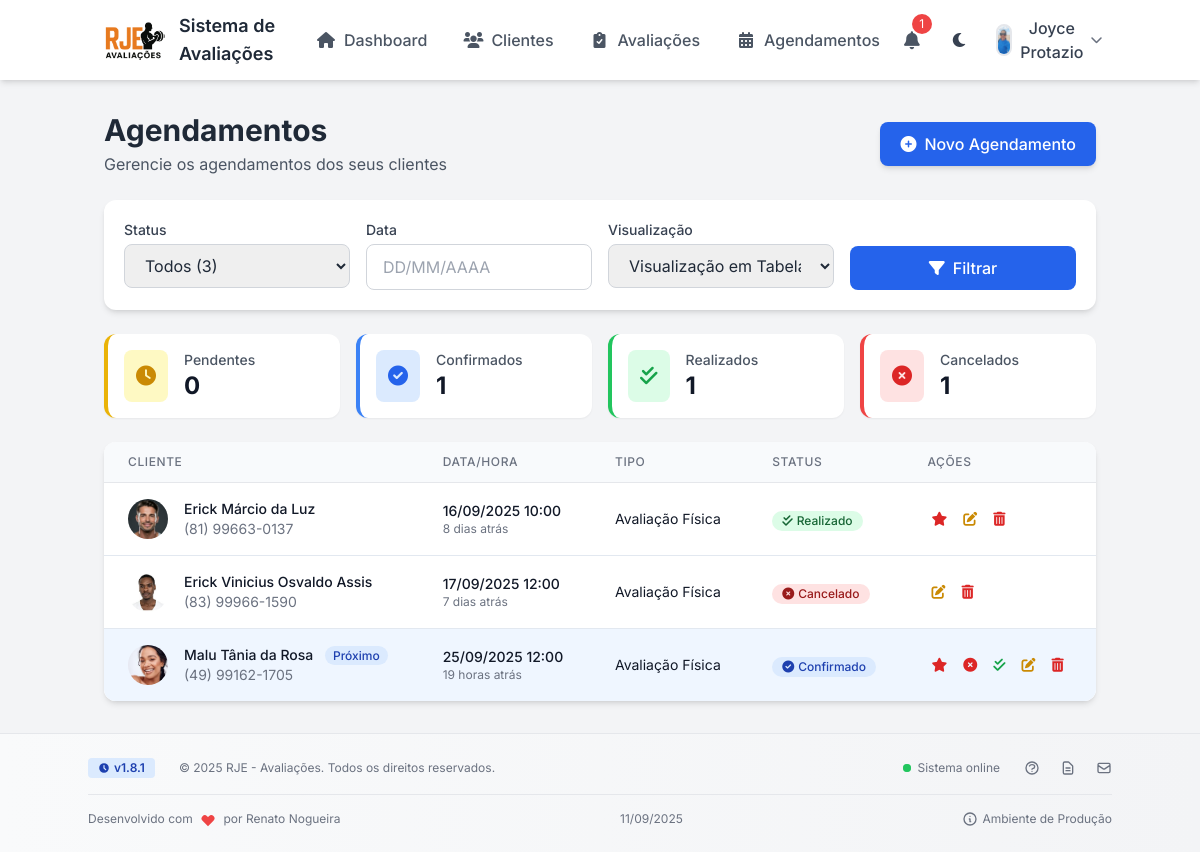
The app's page /pages/agendamentos/listar.php (signed in) with its own data.
### tables this page shows
CREATE TABLE usuarios (
                id INTEGER PRIMARY KEY AUTOINCREMENT,
                username TEXT UNIQUE NOT NULL,
                password TEXT NOT NULL,
                nome TEXT NOT NULL,
                email TEXT UNIQUE NOT NULL,
                created_at TIMESTAMP DEFAULT CURRENT_TIMESTAMP
            , telefone TEXT, especialidade TEXT, config_horario_abertura TEXT DEFAULT '08:00', config_horario_fechamento TEXT DEFAULT '18:00', config_duracao_padrao INTEGER DEFAULT 60, config_dias_trabalho TEXT DEFAULT '1,2,3,4,5', foto TEXT);

CREATE TABLE agendamentos (
                id INTEGER PRIMARY KEY AUTOINCREMENT,
                cliente_id INTEGER NOT NULL,
                data_agendamento DATETIME NOT NULL,
                tipo TEXT NOT NULL,
                status TEXT DEFAULT 'pendente',
                observacoes TEXT,
                created_at TIMESTAMP DEFAULT CURRENT_TIMESTAMP,
                usuario_id INTEGER,
                FOREIGN KEY (cliente_id) REFERENCES clientes(id),
                FOREIGN KEY (usuario_id) REFERENCES usuarios(id)
            );

CREATE TABLE clientes (
                id INTEGER PRIMARY KEY AUTOINCREMENT,
                nome TEXT NOT NULL,
                email TEXT,
                telefone TEXT,
                data_nascimento DATE,
                sexo TEXT,
                altura REAL,
                observacoes TEXT,
                foto TEXT,
                created_at TIMESTAMP DEFAULT CURRENT_TIMESTAMP,
                usuario_id INTEGER, codigo_acesso TEXT,
                FOREIGN KEY (usuario_id) REFERENCES usuarios(id)
            );

### pages/agendamentos/listar.php (the view, shortened to what the rows shown need)
<?php
require_once '../../includes/db.php';
function tempoDecorrido($data)
{
    $agora = new DateTime();
    $dataPassada = new DateTime($data);
    $diferenca = $agora->diff($dataPassada);
    if ($diferenca->y > 0) {
        return $diferenca->y . ' ano' . ($diferenca->y > 1 ? 's' : '') . ' atrás';
    } elseif ($diferenca->m > 0) {
        return $diferenca->m . ' mes' . ($diferenca->m > 1 ? 'es' : '') . ' atrás';
    } elseif ($diferenca->d > 0) {
        return $diferenca->d . ' dia' . ($diferenca->d > 1 ? 's' : '') . ' atrás';
    } elseif ($diferenca->h > 0) {
        return $diferenca->h . ' hora' . ($diferenca->h > 1 ? 's' : '') . ' atrás';
    } elseif ($diferenca->i > 0) {
        return $diferenca->i . ' minuto' . ($diferenca->i > 1 ? 's' : '') . ' atrás';
    } else {
        return 'Agora mesmo';
    }
}
function formatarDataHoraBR($dataHora)
{
    $data = new DateTime($dataHora);
    return $data->format('d/m/Y H:i');
}
$visualizacao = $_GET['view'] ?? 'tabela';
$query = "
    SELECT ag.*, c.nome as cliente_nome, c.telefone as cliente_telefone, c.foto as cliente_foto
    FROM agendamentos ag
    JOIN clientes c ON ag.cliente_id = c.id
    WHERE ag.usuario_id = :usuario_id
";
$params = [':usuario_id' => getCurrentUserId()];
$query .= " ORDER BY ag.data_agendamento ASC";
$stmt = $db->prepare($query);
foreach ($params as $key => $value) {
    $stmt->bindValue($key, $value);
}
$result = $stmt->execute();
$agendamentos = [];
while ($row = $result->fetchArray(SQLITE3_ASSOC)) {
    $agendamentos[] = $row;
}
?>
<?php include '../../includes/header.php'; ?>
<div class="container mx-auto px-4 py-8">
    <div class="flex flex-col md:flex-row md:justify-between md:items-center mb-6">
        <div>
            <h1 class="text-3xl font-bold text-gray-800 dark:text-white">Agendamentos</h1>
        </div>
    </div>
    <?php if (empty($agendamentos)): ?>
    <div class="bg-white dark:bg-gray-800 rounded-xl shadow-md p-8 text-center">
        <div class="mx-auto w-24 h-24 bg-gray-100 dark:bg-gray-700 rounded-full flex items-center justify-center mb-4">
            <i class="fas fa-calendar-day text-gray-400 text-3xl"></i>
        </div>
        <h3 class="text-lg font-medium text-gray-900 dark:text-white mb-2">Nenhum agendamento encontrado</h3>
        <p class="text-gray-500 dark:text-gray-400 mb-4">Tente ajustar os filtros ou criar um novo agendamento.</p>
        <a href="criar.php"
            class="inline-flex items-center text-blue-600 dark:text-blue-400 hover:text-blue-800 dark:hover:text-blue-300 font-medium">
            <i class="fas fa-plus-circle mr-2"></i> Criar primeiro agendamento
        </a>
    </div>
    <?php else: ?>
    <?php if ($visualizacao === 'tabela'): ?>
    <div class="bg-white dark:bg-gray-800 rounded-xl shadow-md overflow-hidden">
        <div class="overflow-x-auto">
            <table class="min-w-full divide-y divide-gray-200 dark:divide-gray-700">
                <thead class="bg-gray-50 dark:bg-gray-700">
                    <tr>
                        <th
                            class="px-6 py-3 text-left text-xs font-medium text-gray-500 dark:text-gray-300 uppercase tracking-wider">
                            Cliente
                        </th>
                        <th
                            class="px-6 py-3 text-left text-xs font-medium text-gray-500 dark:text-gray-300 uppercase tracking-wider">
                            Data/Hora
                        </th>
                        <th
                            class="px-6 py-3 text-left text-xs font-medium text-gray-500 dark:text-gray-300 uppercase tracking-wider">
                            Tipo
                        </th>
                        <th
                            class="px-6 py-3 text-left text-xs font-medium text-gray-500 dark:text-gray-300 uppercase tracking-wider">
                            Status
                        </th>
                        <th
                            class="px-6 py-3 text-left text-xs font-medium text-gray-500 dark:text-gray-300 uppercase tracking-wider">
                            Ações
                        </th>
                    </tr>
                </thead>
                <tbody class="bg-white dark:bg-gray-800 divide-y divide-gray-200 dark:divide-gray-700">
                    <?php foreach ($agendamentos as $agendamento):
                                $dataAgendamento = new DateTime($agendamento['data_agendamento']);
                                $agora = new DateTime();
                                $diferenca = $agora->diff($dataAgendamento);
                                $horasRestantes = $diferenca->h + ($diferenca->days * 24);
                                $proximo = ($horasRestantes <= 24 && $horasRestantes > 0 && $agendamento['status'] === 'confirmado');
                            ?>
                    <tr class="<?= $proximo ? 'bg-blue-50 dark:bg-blue-900' : '' ?>">
                        <td class="px-6 py-4 whitespace-nowrap">
                            <div class="flex items-center">
                                <?php if ($agendamento['cliente_foto']): ?>
                                <div class="flex-shrink-0 h-10 w-10">
                                    <img class="h-10 w-10 rounded-full object-cover"
                                        src="../../<?= htmlspecialchars($agendamento['cliente_foto']) ?>"
                                        alt="<?= htmlspecialchars($agendamento['cliente_nome']) ?>">
                                </div>
                                <?php endif; ?>
                                <div class="ml-4">
                                    <div class="text-sm font-medium text-gray-900 dark:text-white">
                                        <?= htmlspecialchars($agendamento['cliente_nome']) ?>
                                        <?php if ($proximo): ?>
                                        <span
                                            class="ml-2 bg-blue-100 dark:bg-blue-800 text-blue-800 dark:text-blue-100 text-xs font-medium px-2 py-0.5 rounded-full">Próximo</span>
                                        <?php endif; ?>
                                    </div>
                                    <div class="text-sm text-gray-500 dark:text-gray-400">
                                        <?= htmlspecialchars($agendamento['cliente_telefone']) ?>
                                    </div>
                                </div>
                            </div>
                        </td>
                        <td class="px-6 py-4 whitespace-nowrap">
                            <div class="text-sm font-medium text-gray-900 dark:text-white">
                                <?= formatarDataHoraBR($agendamento['data_agendamento']) ?>
                            </div>
                            <div class="text-xs text-gray-500 dark:text-white">
                                <?= tempoDecorrido($agendamento['data_agendamento']) ?>
                            </div>
                        </td>
                        <td class="px-6 py-4 whitespace-nowrap">
                            <div class="text-sm text-gray-900 dark:text-white">
                                <?= htmlspecialchars($agendamento['tipo']) ?></div>
                        </td>
                        <td class="px-6 py-4 whitespace-nowrap">
                            <?php
                                        $statusClasses = [
                                            'pendente' => 'bg-yellow-100 text-yellow-800',
                                            'confirmado' => 'bg-blue-100 text-blue-800',
                                            'realizado' => 'bg-green-100 text-green-800',
                                            'cancelado' => 'bg-red-100 text-red-800'
                                        ];
                                        $statusIcons = [
                                            'pendente' => 'clock',
                                            'confirmado' => 'check-circle',
                                            'realizado' => 'check-double',
                                            'cancelado' => 'times-circle'
                                        ];
                                        $statusText = [
                                            'pendente' => 'Pendente',
                                            'confirmado' => 'Confirmado',
                                            'realizado' => 'Realizado',
                                            'cancelado' => 'Cancelado'
                                        ];
                                        ?>
                            <span
                                class="inline-flex items-center px-2.5 py-0.5 rounded-full text-xs font-medium <?= $statusClasses[$agendamento['status']] ?>">
                                <i class="fas fa-<?= $statusIcons[$agendamento['status']] ?> mr-1"></i>
                                <?= $statusText[$agendamento['status']] ?>
                            </span>
                        </td>
                        <td class="px-6 py-4 whitespace-nowrap text-sm font-medium">
                            <div class="flex space-x-2">
                                <?php if ($agendamento['status'] === 'confirmado' || $agendamento['status'] === 'realizado'): ?>
                                <a href="../avaliacoes/registrar.php?cliente_id=<?php echo $agendamento['id']; ?>"
                                    class="text-red-600 hover:text-red-900 p-1 rounded-md hover:bg-red-50 transition-colors duration-200"
                                    title="Fazer Avaliação">
                                    <i class="fas fa-star"></i>
                                </a>
                                <?php endif; ?>
                                <?php if ($agendamento['status'] === 'pendente' || $agendamento['status'] === 'confirmado'): ?>
                                <a href="cancelar.php?id=<?= $agendamento['id'] ?>"
                                    class="text-red-600 hover:text-red-900 p-1 rounded-md hover:bg-red-50 transition-colors duration-200"
                                    title="Cancelar"
                                    onclick="return confirm('Tem certeza que deseja cancelar este agendamento?')">
                                    <i class="fas fa-times-circle"></i>
                                </a>
                                <?php endif; ?>
                                <?php if ($agendamento['status'] === 'pendente' || $agendamento['status'] === 'confirmado'): ?>
                                <a href="realizar.php?id=<?= $agendamento['id'] ?>"
                                    class="text-green-600 hover:text-green-900 p-1 rounded-md hover:bg-green-50 transition-colors duration-200"
                                    title="Marcar como realizado">
                                    <i class="fas fa-check-double"></i>
                                </a>
                                <?php endif; ?>
                                <a href="editar.php?id=<?= $agendamento['id'] ?>"
                                    class="text-yellow-600 hover:text-yellow-900 p-1 rounded-md hover:bg-yellow-50 transition-colors duration-200"
                                    title="Editar">
                                    <i class="fas fa-edit"></i>
                                </a>
                                <a href="excluir.php?id=<?= $agendamento['id'] ?>"
                                    class="text-red-600 hover:text-red-900 p-1 rounded-md hover:bg-red-50 transition-colors duration-200"
                                    title="Excluir"
                                    onclick="return confirm('Tem certeza que deseja excluir este agendamento?')">
                                    <i class="fas fa-trash-alt"></i>
                                </a>
                            </div>
                        </td>
                    </tr>
                    <?php endforeach; ?>
                </tbody>
            </table>
        </div>
    </div>
    <?php endif; ?>
    <?php endif; ?>
</div>
<?php include '../../includes/footer.php'; ?>

### includes/header.php (shortened to what the rows shown need)
<!DOCTYPE html>
<html lang="pt-BR" class="light">
<head>
    <script src="https://cdn.tailwindcss.com"></script>
    <link rel="stylesheet" href="https://cdn.jsdelivr.net/npm/flatpickr/dist/flatpickr.min.css">
    <link rel="stylesheet" href="https://cdnjs.cloudflare.com/ajax/libs/font-awesome/6.0.0/css/all.min.css">
</head>
<body class="bg-gray-100 dark:bg-dark-900 text-gray-800 dark:text-gray-200 transition-colors duration-200">
    <header class="bg-white dark:bg-dark-800 shadow-md sticky top-0 z-30">
        <div class="container mx-auto px-4 py-3 flex justify-between items-center">
            <div class="flex items-center">
                <h1 class="ml-3 text-lg font-semibold hidden md:block">Sistema de Avaliações</h1>
            </div>
            <div class="flex items-center gap-4">
                <div class="relative">
                    <button id="user-menu"
                        class="flex items-center space-x-2 focus:outline-none p-1 rounded-md hover:bg-gray-100 dark:hover:bg-dark-700 transition-colors"
                        aria-label="Menu do usuário">
                        <?php
                        $fotoUsuario = '';
                        if (isset($_SESSION['user_id'])) {
                            $stmt = $db->prepare("SELECT foto FROM usuarios WHERE id = :id");
                            $stmt->bindValue(':id', $_SESSION['user_id'], SQLITE3_INTEGER);
                            $result = $stmt->execute();
                            $usuario = $result->fetchArray(SQLITE3_ASSOC);
                            $fotoUsuario = $usuario['foto'] ?? '';
                        }
                        ?>
                        <?php if (!empty($fotoUsuario)): ?>
                        <img src="<?= BASE_URL ?>/../uploads/<?= htmlspecialchars($fotoUsuario) ?>"
                            alt="Foto do usuário"
                            class="h-8 w-8 rounded-full object-cover border-2 border-gray-200 dark:border-dark-600">
                        <?php endif; ?>
                        <span
                            class="text-gray-700 dark:text-gray-300 font-medium hidden lg:block"><?php echo htmlspecialchars($_SESSION['username']); ?></span>
                        <i class="fas fa-chevron-down text-gray-500 dark:text-gray-400 text-xs"></i>
                    </button>
                </div>
            </div>
        </div>
    </header>

### records on screen
usuarios: foto (picture)
agendamentos: cliente.foto (picture), cliente.nome "Erick Márcio da Luz", cliente.telefone "(81) 99663-0137", data_agendamento "16/09/2025 10:00", data_agendamento "8 dias atrás", tipo "Avaliação Física", status "Realizado"
agendamentos: cliente.foto (picture), cliente.nome "Erick Vinicius Osvaldo Assis", cliente.telefone "(83) 99966-1590", data_agendamento "17/09/2025 12:00", data_agendamento "7 dias atrás", tipo "Avaliação Física", status "Cancelado"
agendamentos: cliente.foto (picture), cliente.nome "Malu Tânia da Rosa", shows "Próximo", cliente.telefone "(49) 99162-1705", data_agendamento "25/09/2025 12:00", data_agendamento "19 horas atrás", tipo "Avaliação Física", status "Confirmado"

### other values on screen
$unreadCount "1"
$_SESSION['username'] "Joyce Protazio"
$contagemStatus['pendente'] "0"
$contagemStatus['confirmado'] "1"
$contagemStatus['realizado'] "1"
$contagemStatus['cancelado'] "1"
